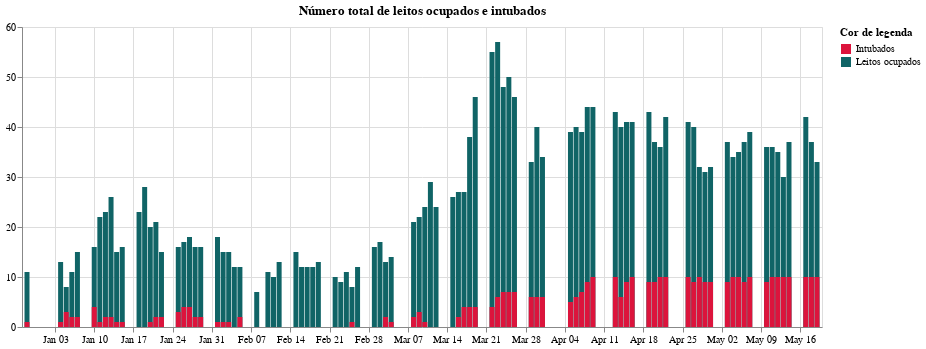

Notebook code for this chart:
### Code cell
city['total_beds'] = city['totalBeds']
city['total_intubated'] = city['intubated']

tempTotalBeds = city[['date','total_beds']]
tempTotalBeds["title"] = _("Occupied beds")

tempTotalIntubated = city[['date','total_intubated']]
tempTotalIntubated["title"] = _("Intubated")

temp = tempTotalBeds.append(tempTotalIntubated)

totalBed = alt.Chart(temp).mark_bar().encode(alt.X('date:T', title = None), alt.Y('total_beds:Q', title = None))
totalIntubated = alt.Chart(temp).mark_bar().encode(alt.X('date:T', title = None), alt.Y('total_intubated:Q', title = None))

(totalBed + totalIntubated).encode(color=alt.Color('title', scale = alt.Scale(range = ['#DC143C','#106466']), legend = alt.Legend(title=_("Legend colour")))).properties(title = _("Cumulative number of occupied beds and intubated"), width = 800)

### Figure 1 — Vega-Lite specification as saved in the notebook (floating-point values rounded to 4 significant figures; data arrays with more than 128 entries replaced by an {"elided": "..."} marker saying what was removed)
{"config": {"view": {"continuousWidth": 400, "continuousHeight": 300}}, "layer": [{"mark": "bar", "encoding": {"x": {"type": "temporal", "field": "date", "title": null}, "y": {"type": "quantitative", "field": "total_beds", "title": null}}}, {"mark": "bar", "encoding": {"x": {"type": "temporal", "field": "date", "title": null}, "y": {"type": "quantitative", "field": "total_intubated", "title": null}}}], "data": {"name": "data-ed364f65b2e9a802692256e4db3bb493"}, "encoding": {"color": {"type": "nominal", "field": "title", "legend": {"title": "Cor de legenda"}, "scale": {"range": ["#DC143C", "#106466"]}}}, "title": "Número total de leitos ocupados e intubados", "width": 800, "$schema": "https://vega.github.io/schema/vega-lite/v4.8.1.json", "datasets": {"data-ed364f65b2e9a802692256e4db3bb493": {"elided": "186 records"}}}
